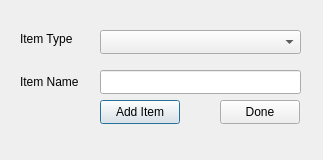
<?xml version="1.0" encoding="UTF-8"?>
<ui version="4.0">
 <class>newItemDialog</class>
 <widget class="QDialog" name="newItemDialog">
  <property name="geometry">
   <rect>
    <x>0</x>
    <y>0</y>
    <width>323</width>
    <height>160</height>
   </rect>
  </property>
  <property name="windowTitle">
   <string>Dialog</string>
  </property>
  <widget class="QWidget" name="verticalLayoutWidget">
   <property name="geometry">
    <rect>
     <x>20</x>
     <y>20</y>
     <width>71</width>
     <height>80</height>
    </rect>
   </property>
   <layout class="QVBoxLayout" name="verticalLayout">
    <item>
     <widget class="QLabel" name="labelItemType">
      <property name="text">
       <string>Item Type</string>
      </property>
     </widget>
    </item>
    <item>
     <widget class="QLabel" name="labelItemName">
      <property name="text">
       <string>Item Name</string>
      </property>
     </widget>
    </item>
   </layout>
  </widget>
  <widget class="QComboBox" name="comboBoxItemType">
   <property name="geometry">
    <rect>
     <x>100</x>
     <y>30</y>
     <width>201</width>
     <height>24</height>
    </rect>
   </property>
  </widget>
  <widget class="QLineEdit" name="lineEditItemName">
   <property name="geometry">
    <rect>
     <x>100</x>
     <y>70</y>
     <width>201</width>
     <height>24</height>
    </rect>
   </property>
  </widget>
  <widget class="QPushButton" name="buttonAddItem">
   <property name="geometry">
    <rect>
     <x>100</x>
     <y>100</y>
     <width>80</width>
     <height>24</height>
    </rect>
   </property>
   <property name="text">
    <string>Add Item</string>
   </property>
  </widget>
  <widget class="QPushButton" name="buttonDone">
   <property name="geometry">
    <rect>
     <x>220</x>
     <y>100</y>
     <width>80</width>
     <height>24</height>
    </rect>
   </property>
   <property name="text">
    <string>Done</string>
   </property>
  </widget>
 </widget>
 <resources/>
 <connections/>
</ui>
